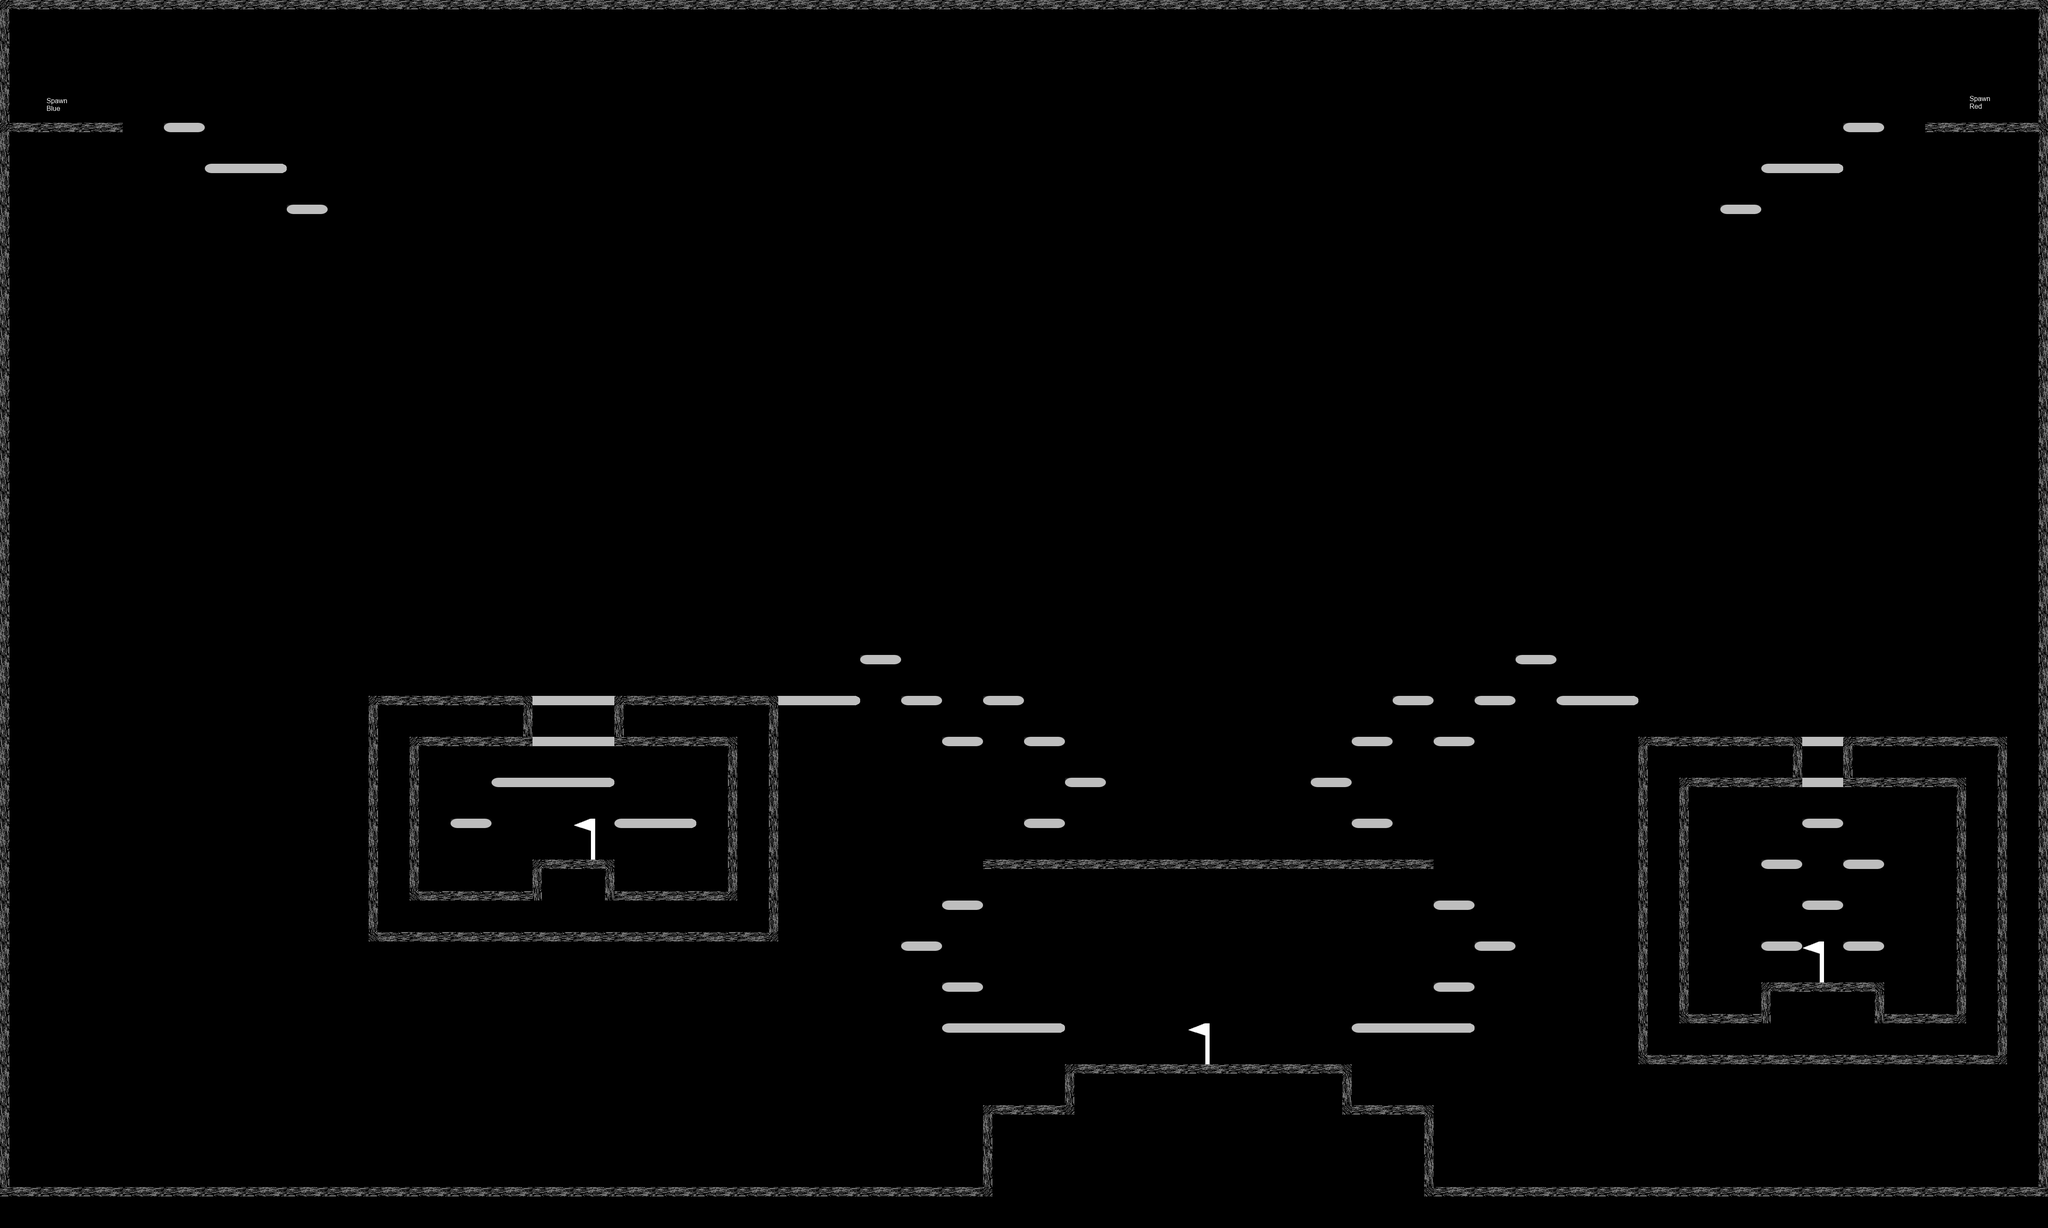

The image is a tile-based game level rendered from a .tmx file. Its description and source (layers, tilesets, objects; grid data summarised) follow:
An orthogonal 50x30 tile map with 96x96 px tiles, 5 tile layers (World, Platforms, Capturepoints, Spawnpoints, ...).

<map version="1.0" orientation="orthogonal" width="50" height="30" tilewidth="96" tileheight="96">
 <tileset firstgid="1" name="tileset" tilewidth="96" tileheight="96">
  <image source="tileset.png" width="480" height="960" />
 </tileset>
 <layer name="World" width="50" height="30">
  <data>[1500 cells, 294 non-empty, 19 distinct tile ids]</data>
 </layer>
 <layer name="Platforms" width="50" height="30">
  <data>[1500 cells, 56 non-empty, 4 distinct tile ids]</data>
 </layer>
 <layer name="Capturepoints" width="50" height="30">
  <data>[1500 cells, 3 non-empty, 1 distinct tile ids]</data>
 </layer>
 <layer name="Spawnpoints" width="50" height="30">
  <data>[1500 cells, 2 non-empty, 2 distinct tile ids]</data>
 </layer>
 <layer name="Creeps" width="50" height="30">
  <data>[1500 cells, 0 non-empty, 0 distinct tile ids]</data>
 </layer>
</map>
